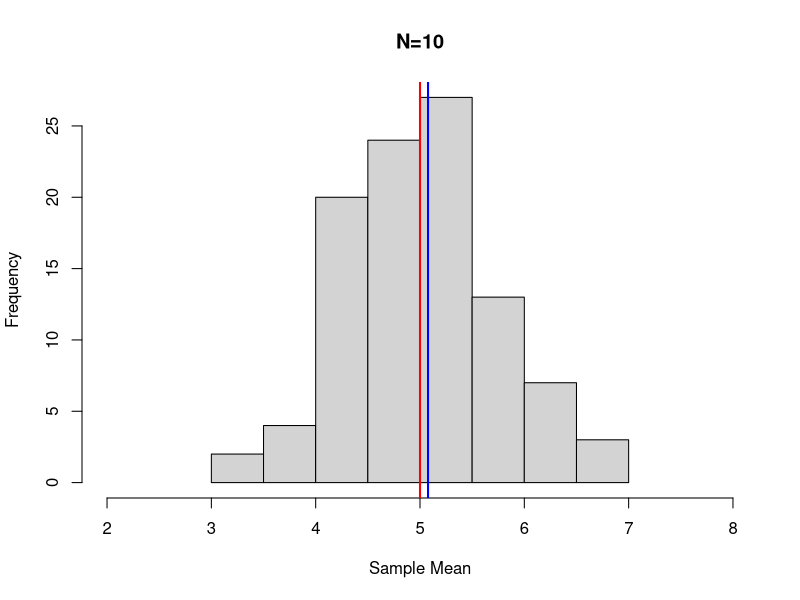
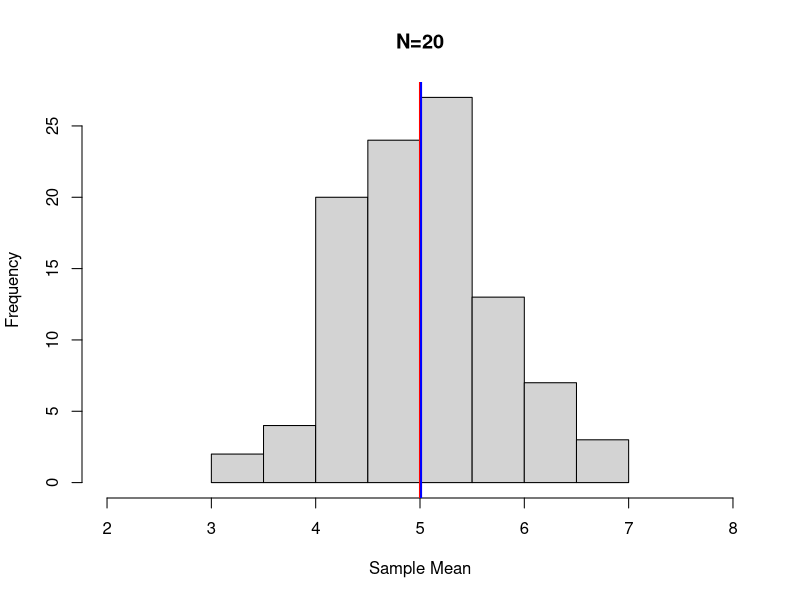
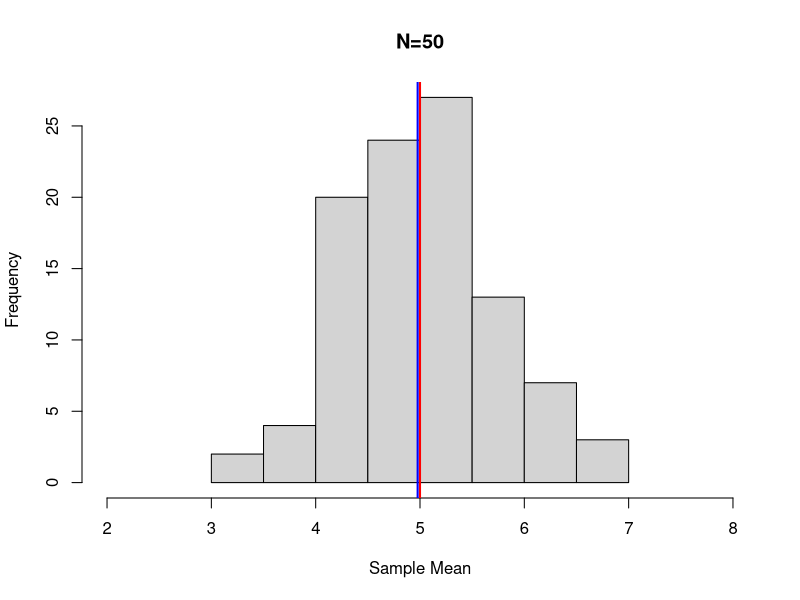
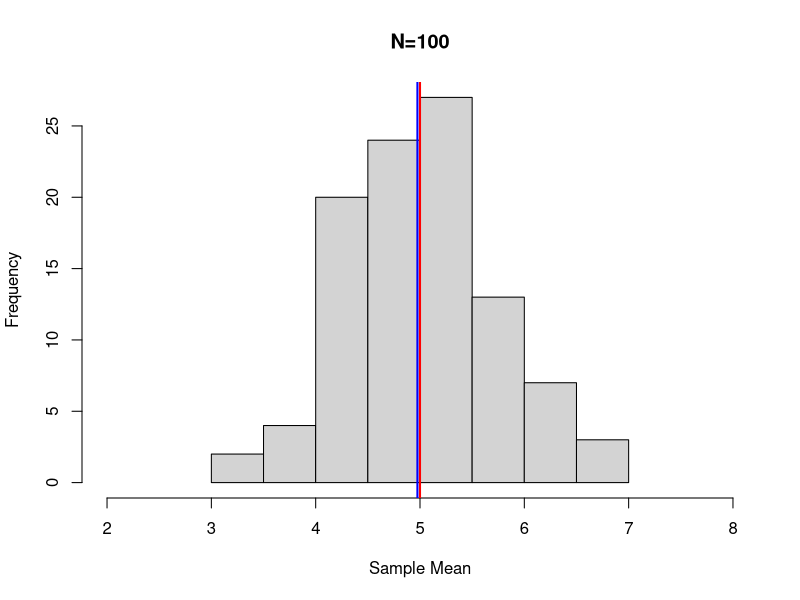
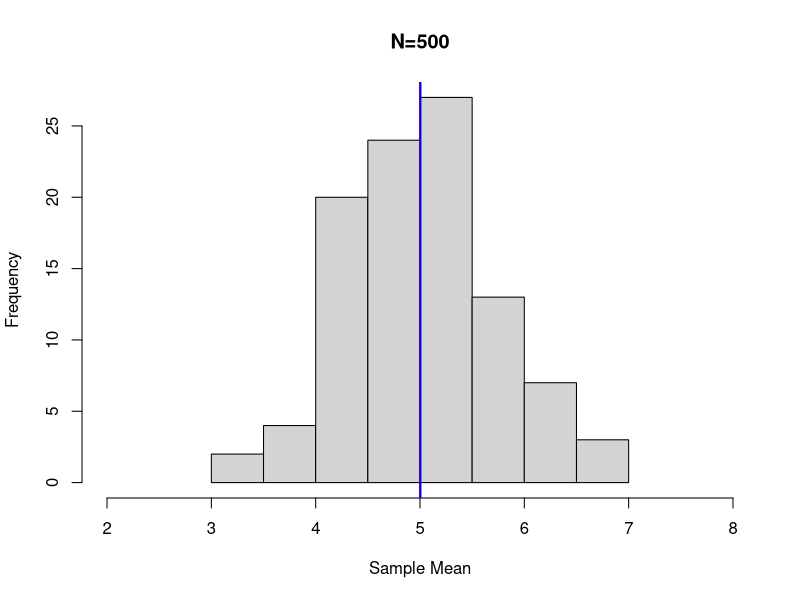

Write R code to recreate these figures, in order.
## ---- chunk 1
# Load standard libraries
library(tidyverse)
library(readr)
library(lubridate)
library(knitr) # this will keep code on the page!
opts_chunk$set(tidy.opts=list(width.cutoff=60),tidy=TRUE)
## ---- chunk 2
lambda = 5

N <- c(10, 20, 50, 100, 500)

results <- vector("list", length(N))

names(results) <- N

n = N[1]

#storing our samples in an empty matrix with 100 rows samples of size 10 columns (n)

#samples <- matrix(NA, 100, n)
#lambda is the average rate of success for a given interval 
#rpois(n, lambda)
set.seed(12345)

for ( n in N) {
  samples <- matrix(NA, 100, n)
for (i in 1:100) {
  samples[i,] <- rpois(n, lambda)
}
  results[[match(n,N)]] <- samples
}



## ---- chunk 3
#apply allows us to apply a function across rows or columns on another function 

for ( i in 1:length(results)){
  hist(apply(results[[1]], 1, mean), xlim=c(2,8),
     main=paste("N=", N[i], sep=""),
     xlab="Sample Mean")
  abline(v=lambda, col="red", lwd=2)
  abline(v=mean(apply(results[[i]], 1, mean)),
         col="blue", lwd=2)
}


  
